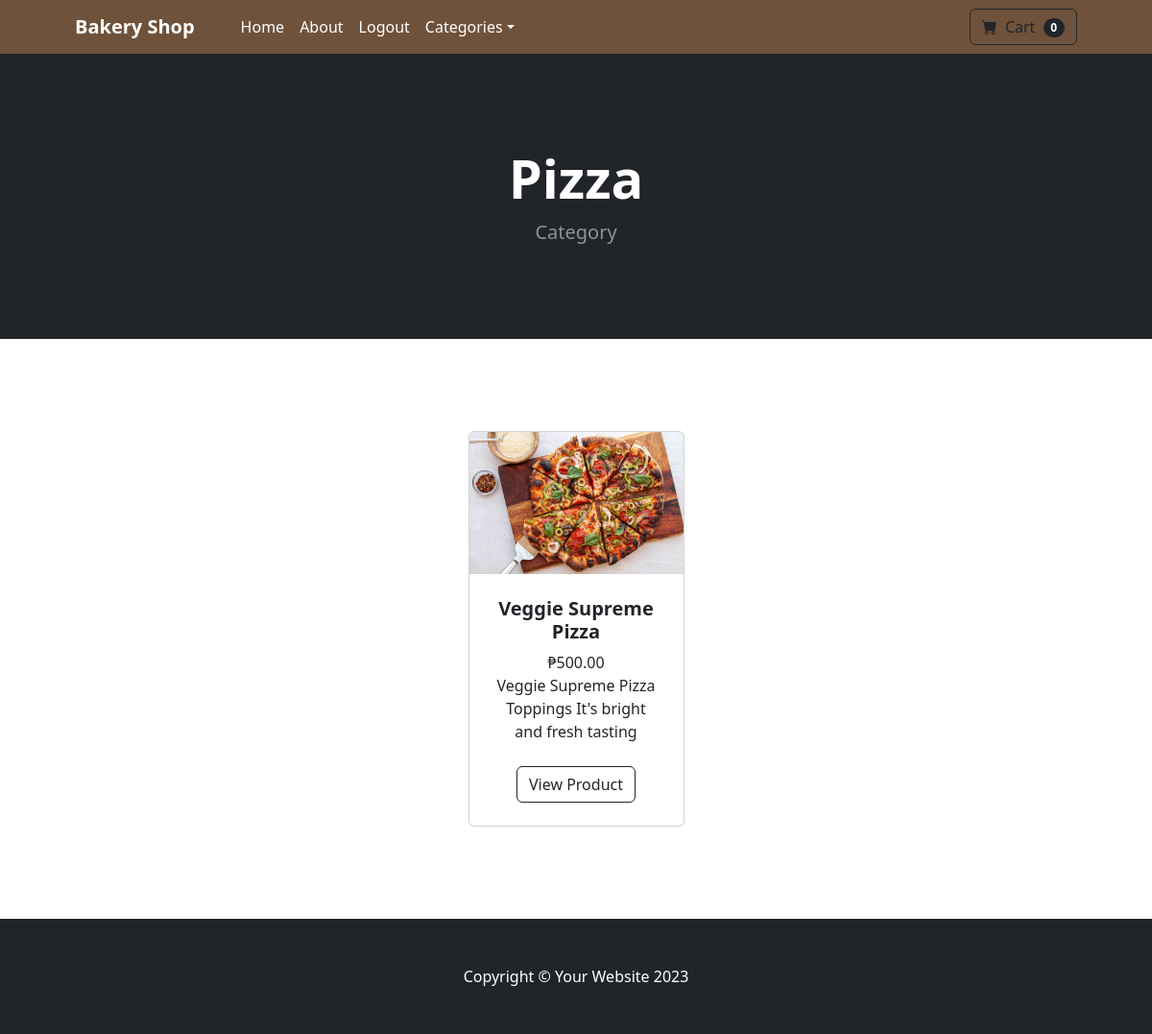
Page /category/Pizza (signed in) on the committed database.
### shop/models.py (models this page shows, shortened)
class BaseModel(models.Model):
    created_at = models.DateTimeField(auto_now_add=True, db_index=True)
    updated_at = models.DateTimeField(auto_now=True)
    class Meta:
        abstract = True

class Category(BaseModel):
    name = models.CharField(max_length=50)
    def __str__(self):
        return self.name
    class Meta:
        verbose_name_plural = 'categories'

class Product(BaseModel):
    name = models.CharField(max_length=100)
    price = models.DecimalField(default=0, decimal_places=2, max_digits=6)
    category = models.ForeignKey(Category, on_delete=models.CASCADE, default=1)
    description = models.CharField(max_length=250, default='', blank=True, null=True)
    image = models.ImageField(upload_to='uploads/products/')
    is_sale = models.BooleanField(default=False)
    sale_price = models.DecimalField(default=0, decimal_places=2, max_digits=6)

### shop/views.py (the view)
# urls.py: path('category/<str:foo>', views.category, name='category'),
def category(request, foo):
    foo = foo.replace('-', ' ')
    try:
        category = Category.objects.get(name=foo)
        products = Product.objects.filter(category=category)
        return render(request, 'category.html', {'products': products, 'category': category})
    except:
        messages.success(request, ("Category doesn't Exist"))
        return redirect('home')

### cart/cart.py (called while the page is built)
    def __len__(self):
        return len(self.cart)

### cart/context_processors.py (called while the page is built)
def cart(request):
    return {'cart' : Cart(request)}

### shop/templates/category.html
{% extends 'base.html' %}
{% block content %}
        <header class="bg-dark py-5">
            <div class="container px-4 px-lg-5 my-5">
                <div class="text-center text-white">
                    <h1 class="display-4 fw-bolder">{{ category }}</h1>
                    <p class="lead fw-normal text-white-50 mb-0">Category</p>
                </div>
            </div>
        </header>
        <section class="py-5">
            <div class="container px-4 px-lg-5 mt-5">
                <div class="row gx-4 gx-lg-5 row-cols-2 row-cols-md-3 row-cols-xl-4 justify-content-center">
                {% for product in products %}
                    {% if product.is_sale %}
                    <div class="col mb-5">
                        <div class="card h-100">
                            <div class="badge bg-dark text-white position-absolute"style="'top: 0.5rem; right: 0.5rem">Sale</div>
                              <img class="card-img-top" src="{{ product.image.url }}" alt="..." />
                              <div class="card-body p-4">
                                  <div class="text-center">
                                      <h5 class="fw-bolder">{{ product.name }}</h5>
                                      <div class="d-flex justify-content-center small text-warning mb-2">
                                        <div class="'bi-star-fill"></div>
                                        &nbsp;&nbsp;Sale!&nbsp;&nbsp;
                                        <div class="bi-star-fill"></div>
                                      </div>
                                      <strike>
                                      ₱{{ product.price }}
                                      </strike>
                                      &nbsp;
                                      ₱{{ product.sale_price }}
                                      <br/>
                                      {{ product.description }}
                                  </div>
                              </div>
                              <div class="card-f
                              ooter p-4 pt-0 border-top-0 bg-transparent">
                                  <div class="text-center"><a class="btn btn-outline-dark mt-auto" href="{% url 'product' product.id %}">View Product</a></div>
                              </div>
                          </div>
                      </div>
                    {% else %}
                <div class="col mb-5">
                      <div class="card h-100">
                            <img class="card-img-top" src="{{ product.image.url }}" alt="..." />
                            <div class="card-body p-4">
                                <div class="text-center">
                                    <h5 class="fw-bolder">{{ product.name }}</h5>
                                    ₱{{ product.price }}
                                    <br/>
                                    {{ product.description }}
                                </div>
                            </div>
                            <div class="card-footer p-4 pt-0 border-top-0 bg-transparent">
                                <div class="text-center"><a class="btn btn-outline-dark mt-auto" href="{% url 'product' product.id %}">View Product</a></div>
                            </div>
                        </div>
                    </div>
                        {% endif %}
                    {%  endfor %}
            </div>
        </section>
{% endblock %}

### rows in the picture
Category: name "Pizza"
Product: image (picture), name "Veggie Supreme Pizza", price "500.00", description "Veggie Supreme Pizza Toppings​​ It's bright and fresh tasting"

### other values in the picture
{{ cart|length }} "0"
